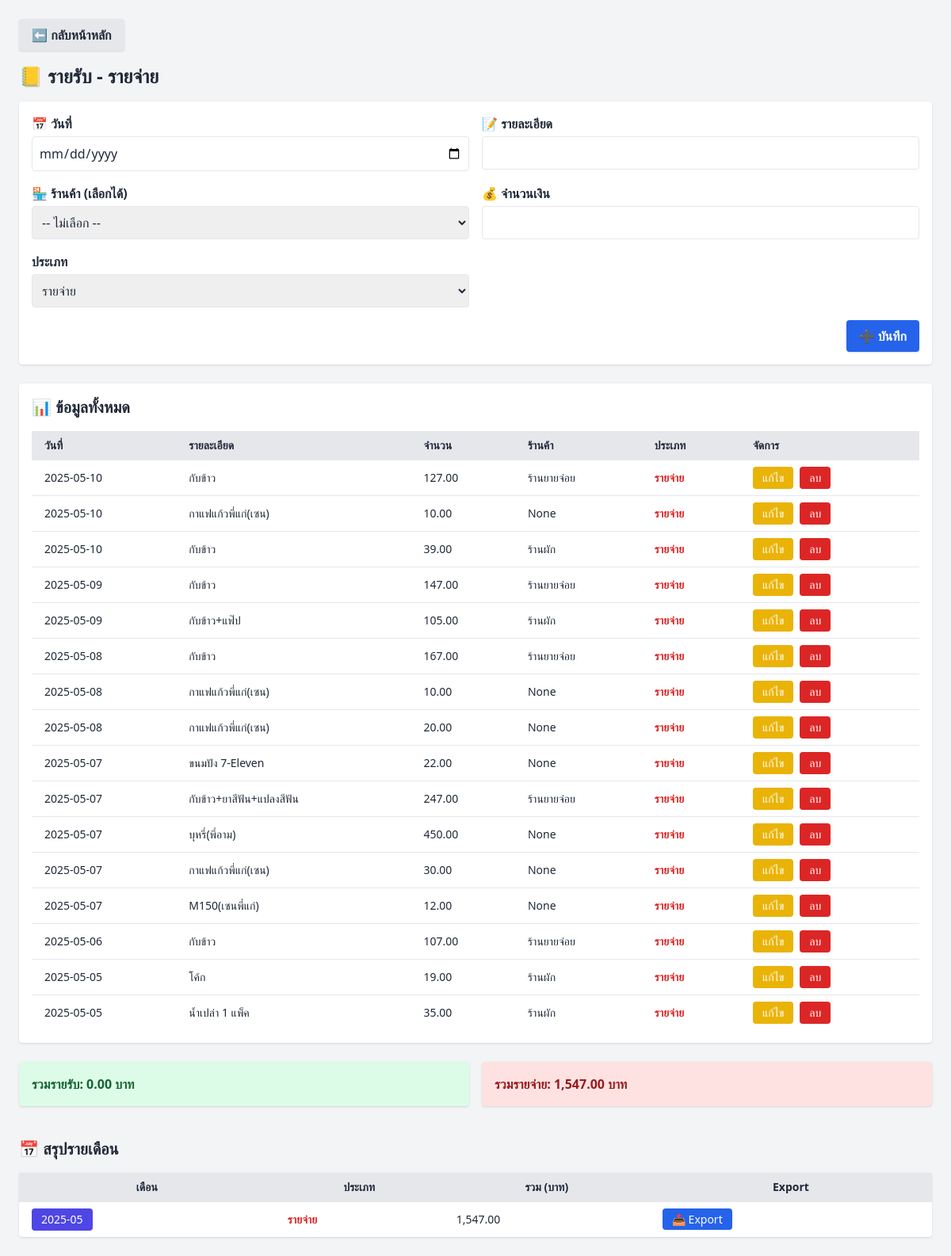
The page /income-expense on the database as committed earlier.
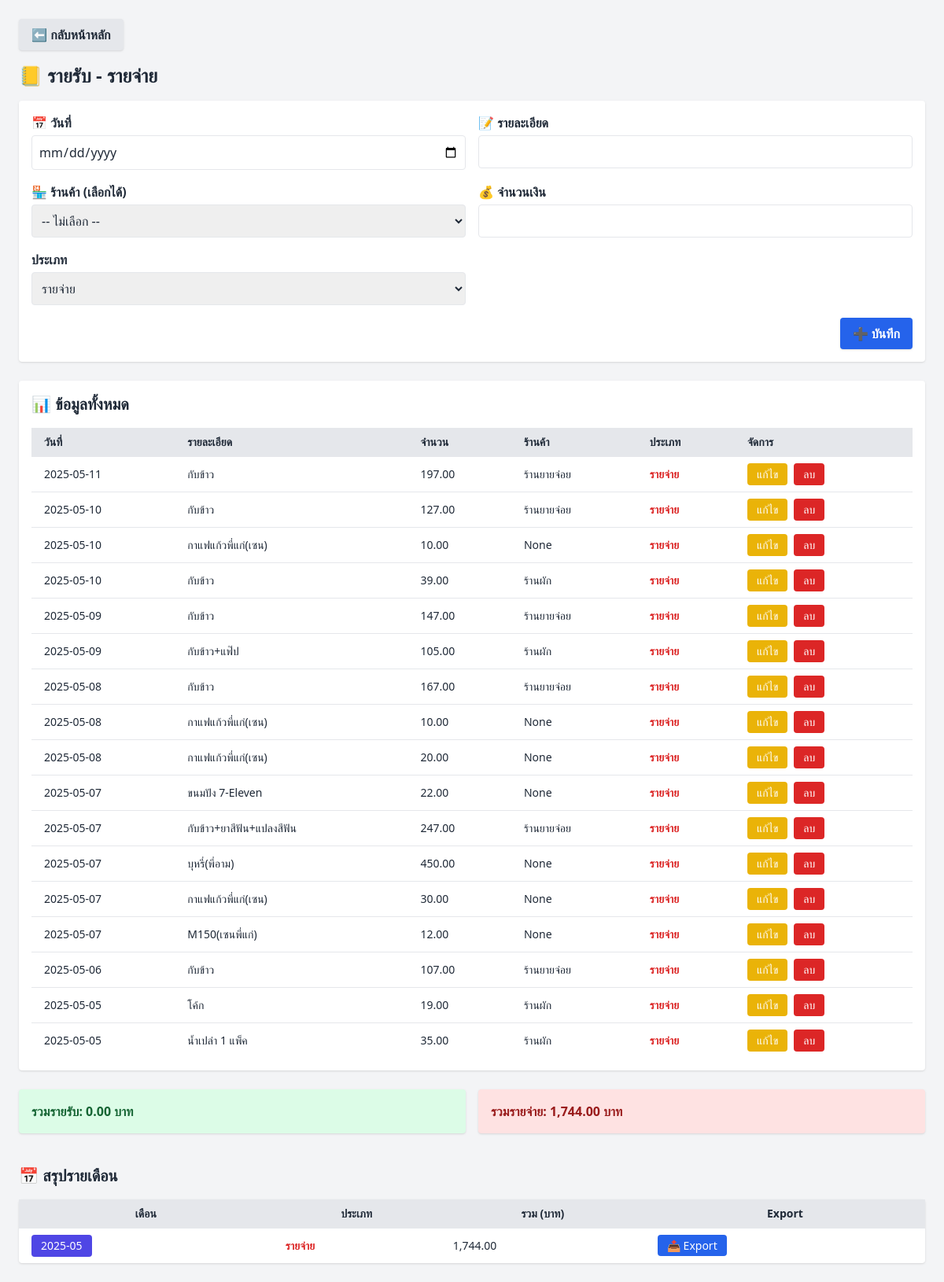
The same page on the database as committed later.
### tables this page shows
CREATE TABLE income_expense (
            id INTEGER PRIMARY KEY AUTOINCREMENT,
            date TEXT,
            description TEXT,
            amount REAL,
            category TEXT
        , vendor TEXT, created_at TEXT);

### app.py (the view, shortened to what this page needs)
@app.route('/income-expense', methods=['GET', 'POST'])
def income_expense():
    conn = get_db_connection()
    records = conn.execute('SELECT * FROM income_expense ORDER BY date DESC').fetchall()
    total_income = conn.execute('SELECT SUM(amount) FROM income_expense WHERE category="income"').fetchone()[0] or 0
    total_expense = conn.execute('SELECT SUM(amount) FROM income_expense WHERE category="expense"').fetchone()[0] or 0
    monthly_summary = conn.execute('''
                                   SELECT strftime('%Y-%m', date) AS month, category, SUM(amount) AS total
                                   FROM income_expense
                                   GROUP BY month, category
                                   ORDER BY month DESC
                                   ''').fetchall()
    conn.close()
    return render_template('income_expense.html', records=records,
                           total_income=total_income, total_expense=total_expense,
                           monthly_summary=monthly_summary)

### app.py (called while the page is built)
def get_db_connection():
    conn = sqlite3.connect(DB_FILE)
    conn.row_factory = sqlite3.Row
    return conn

### templates/income_expense.html (shortened to what this page needs)
<!DOCTYPE html>
<html lang="th">
<head>
  <script src="{{ url_for('static', filename='js/tailwind.min.js') }}"></script>
</head>
<body class="bg-gray-100 text-gray-800 p-6">
  <div class="mb-4">
    <a href="{{ url_for('index') }}"
       class="inline-block bg-gray-200 hover:bg-gray-300 text-gray-800 font-semibold px-4 py-2 rounded shadow">
     ⬅️ กลับหน้าหลัก
    </a>
  </div>
  <h1 class="text-2xl font-bold mb-4">📒 รายรับ - รายจ่าย</h1>
  <form method="POST" class="bg-white p-4 rounded shadow mb-6 grid grid-cols-1 md:grid-cols-2 gap-4">
    <div>
      <label class="block font-semibold mb-1">📅 วันที่</label>
      <input type="date" name="date" required class="w-full border rounded p-2">
    </div>
    <div>
      <label class="block font-semibold mb-1">📝 รายละเอียด</label>
      <input type="text" name="description" required class="w-full border rounded p-2">
    </div>
      <div>
  <label class="block font-semibold mb-1">🏪 ร้านค้า (เลือกได้)</label>
  <select name="vendor" class="w-full border rounded p-2">
    <option value="">-- ไม่เลือก --</option>
  </select>
</div>
    <div>
      <label class="block font-semibold mb-1">💰 จำนวนเงิน</label>
      <input type="number" step="0.01" name="amount" required class="w-full border rounded p-2">
    </div>
    <div>
      <label class="block font-semibold mb-1">ประเภท</label>
      <select name="category" required class="w-full border rounded p-2">
        <option value="expense">รายจ่าย</option>
      </select>
    </div>
    <div class="md:col-span-2 text-right">
      <button type="submit" class="bg-blue-600 hover:bg-blue-700 text-white font-semibold px-4 py-2 rounded shadow">
        ➕ บันทึก
      </button>
    </div>
  </form>
  <div class="bg-white p-4 rounded shadow">
    <h2 class="text-xl font-semibold mb-4">📊 ข้อมูลทั้งหมด</h2>
    <table class="w-full table-auto text-sm">
      <thead class="bg-gray-200 text-left">
        <tr>
          <th class="px-4 py-2">วันที่</th>
          <th class="px-4 py-2">รายละเอียด</th>
          <th class="px-4 py-2">จำนวน</th>
          <th class="px-4 py-2">ร้านค้า</th>
          <th class="px-4 py-2">ประเภท</th>
          <th class="px-4 py-2">จัดการ</th>
        </tr>
      </thead>
      <tbody>
        {% for r in records %}
        <tr class="border-t hover:bg-gray-50">
          <td class="px-4 py-2">{{ r['date'] }}</td>
          <td class="px-4 py-2">{{ r['description'] }}</td>
          <td class="px-4 py-2">{{ '{:,.2f}'.format(r['amount']) }}</td>
          <td class="px-4 py-2">{{ r['vendor'] }}</td>
          <td class="px-4 py-2">
            {% if r['category'] == 'income' %}
              <span class="text-green-600 font-semibold">รายรับ</span>
            {% else %}
              <span class="text-red-600 font-semibold">รายจ่าย</span>
            {% endif %}
          </td>
          <td class="px-4 py-2 flex gap-2">
            <form method="get" action="{{ url_for('edit_income_expense', id=r['id']) }}">
              <button class="px-3 py-1 bg-yellow-500 text-white rounded hover:bg-yellow-600">แก้ไข</button>
            </form>
            <form method="post" action="{{ url_for('delete_income_expense', id=r['id']) }}" onsubmit="return confirm('ยืนยันการลบรายการนี้?');">
              <button class="px-3 py-1 bg-red-600 text-white rounded hover:bg-red-700">ลบ</button>
            </form>
          </td>
        </tr>
        {% endfor %}
      </tbody>
    </table>
  </div>
  <div class="mt-6 grid grid-cols-1 md:grid-cols-2 gap-4">
    <div class="bg-green-100 p-4 rounded shadow text-green-800 font-bold">
      รวมรายรับ: {{ '{:,.2f}'.format(total_income) }} บาท
    </div>
    <div class="bg-red-100 p-4 rounded shadow text-red-800 font-bold">
      รวมรายจ่าย: {{ '{:,.2f}'.format(total_expense) }} บาท
    </div>
  </div>
  <h2 class="text-xl font-bold mt-10 mb-4">📅 สรุปรายเดือน</h2>
  <table class="w-full table-auto text-sm bg-white shadow rounded">
    <thead class="bg-gray-200">
      <tr>
        <th class="px-4 py-2">เดือน</th>
        <th class="px-4 py-2">ประเภท</th>
        <th class="px-4 py-2">รวม (บาท)</th>
        <th class="px-4 py-2">Export</th>
      </tr>
    </thead>
    <tbody>
      {% for row in monthly_summary %}
      <tr class="border-t hover:bg-gray-50">
        <td class="px-4 py-2">
  <form method="get" action="{{ url_for('income_expense_month_view', year_month=row['month']) }}">
    <button class="text-white bg-indigo-600 px-3 py-1 rounded hover:bg-indigo-700">
      {{ row['month'] }}
    </button>
  </form>
</td>
        <td class="px-4 py-2">
          {% if row['category'] == 'income' %}
            <span class="text-green-600 font-semibold">รายรับ</span>
          {% else %}
            <span class="text-red-600 font-semibold">รายจ่าย</span>
          {% endif %}
        </td>
        <td class="px-4 py-2">{{ '{:,.2f}'.format(row['total']) }}</td>
        <td class="px-4 py-2">
          <a href="{{ url_for('export_income_expense_month', category=row['category'], year_month=row['month']) }}"
             class="text-sm px-3 py-1 rounded bg-blue-600 text-white hover:bg-blue-700">
            📤 Export
          </a>
        </td>
      </tr>
      {% endfor %}
    </tbody>
  </table>
</body>
</html>

Rows that differ between the two databases and show on the page:
added income_expense: date "2025-05-11", description "กับข้าว", amount "197.00", vendor "ร้านยายจ่อย", category "รายจ่าย"
Other text that changed with them:
{{ '{:,.2f}'.format(total_expense) }}: "1,547.00" → "1,744.00"
new list line: "2025-05 รายจ่าย 1,744.00 📤 Export"
list line gone: "2025-05 รายจ่าย 1,547.00 📤 Export"
